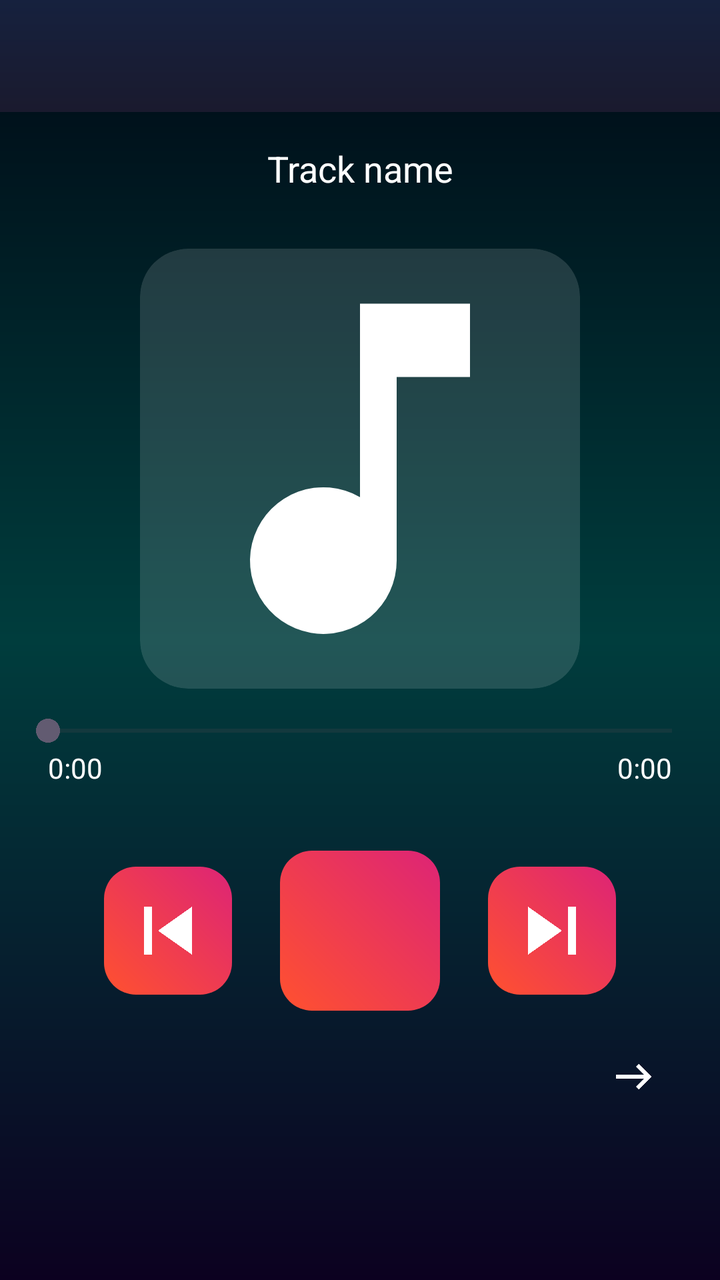
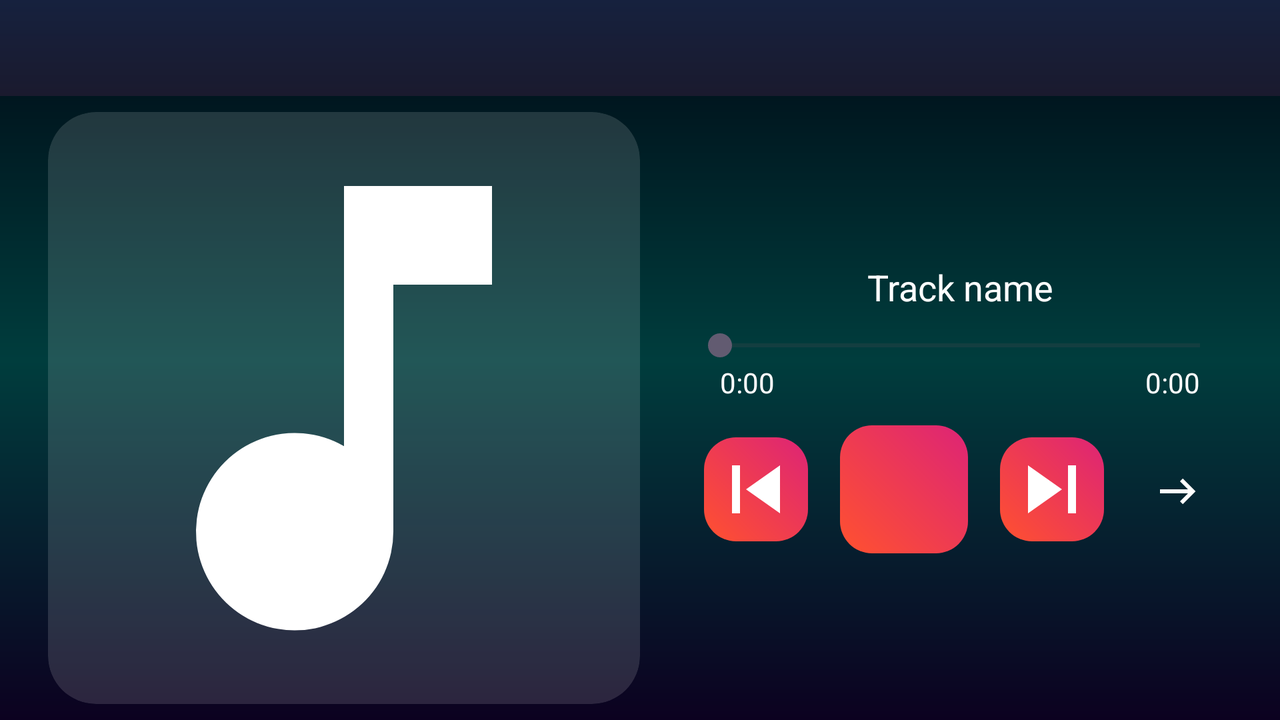

Compare how this app lays out the same screen by default and in its alternative resource folder. The renders come first, then the two layout files and the values they reference.
<!-- AndroidManifest.xml: application theme Theme.Muzzio -->
<!-- res/layout/fragment_player.xml -->
<?xml version="1.0" encoding="utf-8"?>
<LinearLayout xmlns:android="http://schemas.android.com/apk/res/android"
    xmlns:app="http://schemas.android.com/apk/res-auto"
    android:orientation="vertical"
    android:layout_width="match_parent"
    android:layout_height="match_parent"
    android:background="@drawable/bg_player_gradient">

    <androidx.appcompat.widget.Toolbar
        android:id="@+id/toolbar"
        android:layout_width="match_parent"
        android:layout_height="56dp"
        android:background="@drawable/bg_gradient_toolbar"
        app:navigationIcon="@drawable/ic_back"
        app:titleTextColor="@android:color/white" />

    <TextView
        android:id="@+id/tvTitle"
        android:layout_width="match_parent"
        android:layout_height="wrap_content"
        android:text="Track name"
        android:textColor="@android:color/white"
        android:textSize="18sp"
        android:gravity="center"
        android:padding="16dp" />

    <ImageView
        android:id="@+id/ivCoverBig"
        android:layout_width="220dp"
        android:layout_height="220dp"
        android:layout_gravity="center_horizontal"
        android:layout_marginTop="12dp"
        android:layout_marginBottom="12dp"
        android:scaleType="centerCrop"
        android:background="@drawable/bg_cover_rounded"
        android:clipToOutline="true"
        android:src="@drawable/ic_music_note" />

    <SeekBar
        android:id="@+id/seekBar"
        android:layout_width="match_parent"
        android:layout_height="wrap_content"
        android:paddingStart="24dp"
        android:paddingEnd="24dp" />

    <LinearLayout
        android:layout_width="match_parent"
        android:layout_height="wrap_content"
        android:orientation="horizontal"
        android:paddingStart="24dp"
        android:paddingEnd="24dp"
        android:weightSum="1">

        <TextView
            android:id="@+id/tvCurrentTime"
            android:layout_width="0dp"
            android:layout_height="wrap_content"
            android:layout_weight="1"
            android:text="0:00"
            android:textColor="@android:color/white"
            android:textSize="14sp" />

        <TextView
            android:id="@+id/tvTotalTime"
            android:layout_width="wrap_content"
            android:layout_height="wrap_content"
            android:text="0:00"
            android:textColor="@android:color/white"
            android:textSize="14sp" />

    </LinearLayout>

    
    <LinearLayout
        android:layout_width="match_parent"
        android:layout_height="wrap_content"
        android:gravity="center"
        android:paddingTop="32dp"
        android:orientation="horizontal">

        <ImageButton
            android:id="@+id/btnPrev"
            android:layout_width="64dp"
            android:layout_height="64dp"
            android:background="@drawable/bg_button_gradient"
            android:src="@drawable/ic_prev"
            android:tint="@android:color/white" />

        <ImageButton
            android:id="@+id/btnPlayPause"
            android:layout_width="80dp"
            android:layout_height="80dp"
            android:layout_marginStart="24dp"
            android:layout_marginEnd="24dp"
            android:background="@drawable/bg_button_gradient"
            android:src="@drawable/ic_play"
            android:tint="@android:color/white" />

        <ImageButton
            android:id="@+id/btnNext"
            android:layout_width="64dp"
            android:layout_height="64dp"
            android:background="@drawable/bg_button_gradient"
            android:src="@drawable/ic_next"
            android:tint="@android:color/white" />

    </LinearLayout>

    
    <LinearLayout
        android:layout_width="match_parent"
        android:layout_height="wrap_content"
        android:paddingTop="12dp"
        android:paddingEnd="24dp"
        android:gravity="end">

        <ImageButton
            android:id="@+id/btnRepeat"
            android:layout_width="40dp"
            android:layout_height="40dp"
            android:background="@android:color/transparent"
            android:src="@drawable/ic_repeat_off"
            android:tint="@android:color/white" />

    </LinearLayout>

</LinearLayout>
<!-- resources referenced by this layout -->
<resources>
  <!-- drawable bg_button_gradient (drawable) -->
  <?xml version="1.0" encoding="utf-8"?>
  <shape xmlns:android="http://schemas.android.com/apk/res/android"
      android:shape="rectangle">
  
      <gradient
          android:startColor="#FF512F"
          android:endColor="#DD2476"
          android:angle="45" />
  
      <corners android:radius="16dp" />
  </shape>
  <!-- drawable bg_cover_rounded (drawable) -->
  <?xml version="1.0" encoding="utf-8"?>
  <shape xmlns:android="http://schemas.android.com/apk/res/android"
      android:shape="rectangle">
      <solid android:color="#22FFFFFF"/>
      <corners android:radius="24dp"/>
  </shape>
  <!-- drawable bg_gradient_toolbar (drawable) -->
  <?xml version="1.0" encoding="utf-8"?>
  <shape xmlns:android="http://schemas.android.com/apk/res/android">
      <gradient
          android:startColor="#1A1A2E"
          android:endColor="#16213E"
          android:angle="90" />
  </shape>
  <!-- drawable bg_player_gradient (drawable) -->
  <?xml version="1.0" encoding="utf-8"?>
  <shape xmlns:android="http://schemas.android.com/apk/res/android">
      <gradient
          android:type="linear"
          android:angle="270"
          android:startColor="#000814"
          android:centerColor="#003d3d"
          android:endColor="#0C0120" />
  </shape>
  <!-- drawable ic_music_note (drawable) -->
  <vector xmlns:android="http://schemas.android.com/apk/res/android"
      android:width="24dp"
      android:height="24dp"
      android:viewportWidth="24"
      android:viewportHeight="24">
      <path
          android:fillColor="#FFFFFF"
          android:pathData="M12 3v10.55A4 4 0 1 0 14 17V7h4V3h-6z"/>
  </vector>
  <!-- drawable ic_next (drawable) -->
  <vector xmlns:android="http://schemas.android.com/apk/res/android"
      android:width="48dp"
      android:height="48dp"
      android:viewportWidth="24"
      android:viewportHeight="24">
      <path
          android:fillColor="#FFFFFF"
          android:pathData="M16,6h2v12h-2V6zM6,6l8.5,6L6,18V6z"/>
  </vector>
  <!-- drawable ic_prev (drawable) -->
  <vector xmlns:android="http://schemas.android.com/apk/res/android"
      android:width="48dp"
      android:height="48dp"
      android:viewportWidth="24"
      android:viewportHeight="24">
      <path
          android:fillColor="#FFFFFF"
          android:pathData="M6,6h2v12H6V6zm3.5,6l8.5,6V6l-8.5,6z"/>
  </vector>
  <!-- drawable ic_repeat_off (drawable) -->
  <vector xmlns:android="http://schemas.android.com/apk/res/android"
      android:width="24dp"
      android:height="24dp"
      android:viewportWidth="24"
      android:viewportHeight="24">
  
      
      <path
          android:fillColor="#FFFFFF"
          android:pathData="M4,12h14l-4,-4l1.4,-1.4l6.4,6.4l-6.4,6.4L14,18l4,-4H4z"/>
  </vector>
  <style name="Theme.Muzzio" parent="Theme.Material3.DayNight.NoActionBar">
  
          
          <item name="android:statusBarColor">@color/dark_blue</item>
  
          
          <item name="android:navigationBarColor">@color/dark_blue</item>
  
          
          <item name="android:windowLightStatusBar">false</item>
  
      </style>
  <color name="dark_blue">#0A0F2A</color>
</resources>
<!-- res/layout-land/fragment_player.xml (the repository's variant of the layout above) -->
<!-- drawn on the phone turned sideways -->
<?xml version="1.0" encoding="utf-8"?>
<androidx.constraintlayout.widget.ConstraintLayout
    xmlns:android="http://schemas.android.com/apk/res/android"
    xmlns:app="http://schemas.android.com/apk/res-auto"
    android:layout_width="match_parent"
    android:layout_height="match_parent"
    android:background="@drawable/bg_player_gradient">

    <androidx.appcompat.widget.Toolbar
        android:id="@+id/toolbar"
        android:layout_width="0dp"
        android:layout_height="48dp"
        android:background="@drawable/bg_gradient_toolbar"
        app:navigationIcon="@drawable/ic_back"
        app:layout_constraintTop_toTopOf="parent"
        app:layout_constraintStart_toStartOf="parent"
        app:layout_constraintEnd_toEndOf="parent" />

    
    <ImageView
        android:id="@+id/ivCoverBig"
        android:layout_width="0dp"
        android:layout_height="0dp"
        android:layout_marginStart="24dp"
        android:layout_marginTop="8dp"
        android:layout_marginBottom="8dp"
        android:scaleType="centerCrop"
        android:background="@drawable/bg_cover_rounded"
        android:clipToOutline="true"
        android:src="@drawable/ic_music_note"
        app:layout_constraintDimensionRatio="W,1:1"
        app:layout_constraintTop_toBottomOf="@id/toolbar"
        app:layout_constraintBottom_toBottomOf="parent"
        app:layout_constraintStart_toStartOf="parent" />

    
    <LinearLayout
        android:layout_width="0dp"
        android:layout_height="0dp"
        android:layout_marginStart="24dp"
        android:layout_marginEnd="24dp"
        android:gravity="center_vertical"
        android:orientation="vertical"
        app:layout_constraintTop_toBottomOf="@id/toolbar"
        app:layout_constraintBottom_toBottomOf="parent"
        app:layout_constraintStart_toEndOf="@id/ivCoverBig"
        app:layout_constraintEnd_toEndOf="parent">

        <TextView
            android:id="@+id/tvTitle"
            android:layout_width="match_parent"
            android:layout_height="wrap_content"
            android:text="Track name"
            android:textColor="@android:color/white"
            android:textSize="18sp"
            android:gravity="center"
            android:maxLines="2"
            android:ellipsize="end"
            android:paddingBottom="8dp" />

        <SeekBar
            android:id="@+id/seekBar"
            android:layout_width="match_parent"
            android:layout_height="wrap_content" />

        <LinearLayout
            android:layout_width="match_parent"
            android:layout_height="wrap_content"
            android:orientation="horizontal"
            android:paddingStart="16dp"
            android:paddingEnd="16dp">

            <TextView
                android:id="@+id/tvCurrentTime"
                android:layout_width="0dp"
                android:layout_height="wrap_content"
                android:layout_weight="1"
                android:text="0:00"
                android:textColor="@android:color/white"
                android:textSize="14sp" />

            <TextView
                android:id="@+id/tvTotalTime"
                android:layout_width="wrap_content"
                android:layout_height="wrap_content"
                android:text="0:00"
                android:textColor="@android:color/white"
                android:textSize="14sp" />

        </LinearLayout>

        <LinearLayout
            android:layout_width="match_parent"
            android:layout_height="wrap_content"
            android:gravity="center_vertical|center_horizontal"
            android:orientation="horizontal"
            android:paddingTop="12dp">

            <ImageButton
                android:id="@+id/btnPrev"
                android:layout_width="52dp"
                android:layout_height="52dp"
                android:background="@drawable/bg_button_gradient"
                android:src="@drawable/ic_prev"
                android:tint="@android:color/white" />

            <ImageButton
                android:id="@+id/btnPlayPause"
                android:layout_width="64dp"
                android:layout_height="64dp"
                android:layout_marginStart="16dp"
                android:layout_marginEnd="16dp"
                android:background="@drawable/bg_button_gradient"
                android:src="@drawable/ic_play"
                android:tint="@android:color/white" />

            <ImageButton
                android:id="@+id/btnNext"
                android:layout_width="52dp"
                android:layout_height="52dp"
                android:background="@drawable/bg_button_gradient"
                android:src="@drawable/ic_next"
                android:tint="@android:color/white" />

            <ImageButton
                android:id="@+id/btnRepeat"
                android:layout_width="40dp"
                android:layout_height="40dp"
                android:layout_marginStart="16dp"
                android:background="@android:color/transparent"
                android:src="@drawable/ic_repeat_off"
                android:tint="@android:color/white" />

        </LinearLayout>

    </LinearLayout>

</androidx.constraintlayout.widget.ConstraintLayout>
